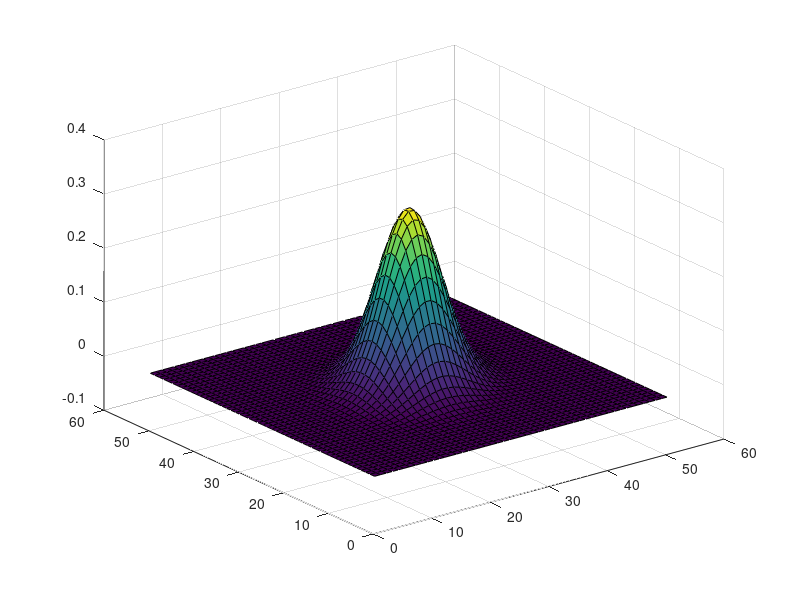
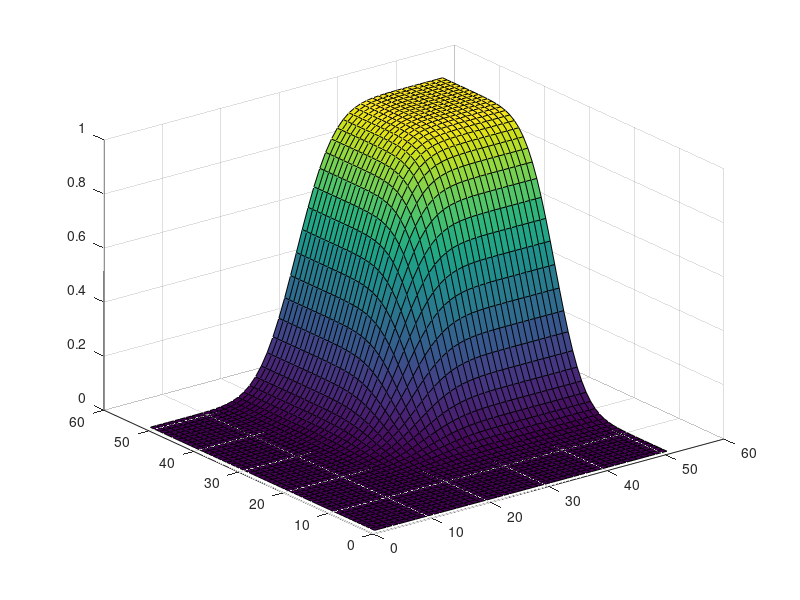

MATLAB code to generate these figures, in order:
clc;clear;close all;
M1 = 1;
M2 = 2;
S1 = 1;
S2 = 0.5;
R = 0.2;
out = [];
i = 1;
j = 1;
for X = -4:0.2:6
    j = 1;
    for Y = -0.5:0.1:4.5
        h = -(X-M1)/S1;
        k=  -(Y-M2)/S2;
        T=1/(1+.2316419*abs(h));
        D=0.3989423*exp(-h*h/2);
        Prob=D*T*(.3193815+T*(-0.3565638+T*(1.781478+T*(-1.821256+T*1.330274))));
        T1=1./(1+.2316419.*abs(k));
        D1=0.3989423*exp(-k.*k/2);
        Prob1=D1*T1*(.3193815+T1*(-0.3565638+T1*(1.781478+T1*(-1.821256+T1*1.330274))));
        if (h>0)
            Prob = 1-Prob;
        end
        if (k > 0)
            Prob1= 1-Prob1;
        end
        s=(1-Prob1)*(1-Prob);
        sqr2pi=sqrt(2*pi);
        h0=exp(-h*h./2)./sqr2pi;
        k0=exp(-k*k./2)./sqr2pi;
        h1=-h.*h0;
        k1=-k.*k0;
        factor=R*R/2;
        s=s+R*h0*k0+factor*h1*k1;
        n=2;
        while ((n*(1-abs(R))<5)&&(n<101))
            factor=factor*R/(n+1);
            h2=-X*h1-(n-1)*h0;
            k2=-Y*k1-(n-1)*k0;
            s=s+factor*h2*k2;
            h0=h1;
            k0=k1;
            h1=h2;
            k1=k2;
            n=n+1;
        end
        v=0;
        if(R>0.95)
            w = max([h k]);
            T2=1/(1+.2316419*abs(w));
            D2=0.3989423*exp(-w*w/2);
            Prob2=D2*T2*(.3193815+T2*(-0.3565638+T2*(1.781478+T2*(-1.821256+T2*1.330274))));
            v = 1-Prob2;
            s=v+20*(s-v)*(1-R);
        elseif ((R<-.95)&&(h+k<0))
            v = abs(Prob1-Prob2);
            s = v+20*(s-v)*(1+R);
        end
        out(i,j) = s;
        j = j + 1;
    end
    i = i + 1;
end
moo = [];
for k = 1:51
    for m = 1:51
        if(k==1||m==1)
            moo(k,m) = 0;
        else
            moo(k,m)=(out(k,m)+out(k-1,m-1)-out(k,m-1)-out(k-1,m))/(0.2*0.1);
        end
    end
end
surf(moo);
figure;
surf(out);
sum(sum(moo))